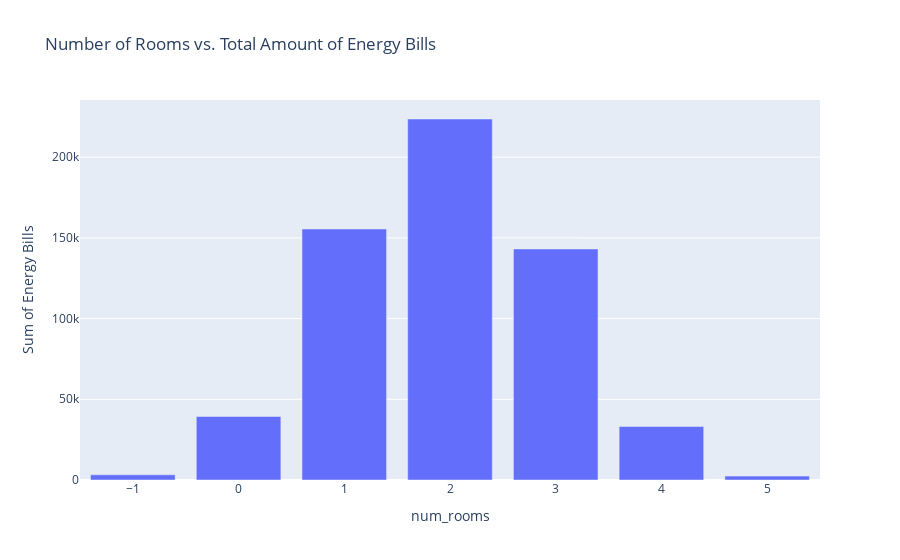

This figure's notebook cell:
### Markdown cell above
**Plotly Supports Pandas Series Objects**
- `amnt_by_rooms` and `avg_amnt_by_rooms` are Pandas `Series` objects
- The index is the number of rooms
- The values are the sum/avg of all energy bills for each `num_rooms` value
- '-1' is being used to denote mvalues greater than 5

### Code cell
# Create the first trace
trace1 = px.bar(amnt_by_rooms,
                 x=amnt_by_rooms.index,
                 y=amnt_by_rooms.values,
                 labels={
                     'x':'Number of Rooms',
                     'y':'Sum of Energy Bills'
                     },
                 hover_data=[amnt_by_rooms.index],
                 title='Number of Rooms vs. Total Amount of Energy Bills'
                )
trace1

### Figure 1 — Plotly figure (JSON) as saved in the notebook; plotly's stock layout.template omitted (floating-point values rounded to 4 significant figures)
{"data": [{"alignmentgroup": "True", "customdata": [[-1], [0], [1], [2], [3], [4], [5]], "hovertemplate": "num_rooms=%{customdata[0]}<br>Sum of Energy Bills=%{y}<extra></extra>", "legendgroup": "", "marker": {"color": "#636efa"}, "name": "", "offsetgroup": "", "orientation": "v", "showlegend": false, "textposition": "auto", "type": "bar", "x": [-1, 0, 1, 2, 3, 4, 5], "xaxis": "x", "y": [3226.0, 39330.0, 155500.0, 223600.0, 143100.0, 33130.0, 2401.0], "yaxis": "y"}], "layout": {"barmode": "relative", "legend": {"tracegroupgap": 0}, "title": {"text": "Number of Rooms vs. Total Amount of Energy Bills"}, "xaxis": {"anchor": "y", "domain": [0, 1], "title": {"text": "num_rooms"}}, "yaxis": {"anchor": "x", "domain": [0, 1], "title": {"text": "Sum of Energy Bills"}}}}
